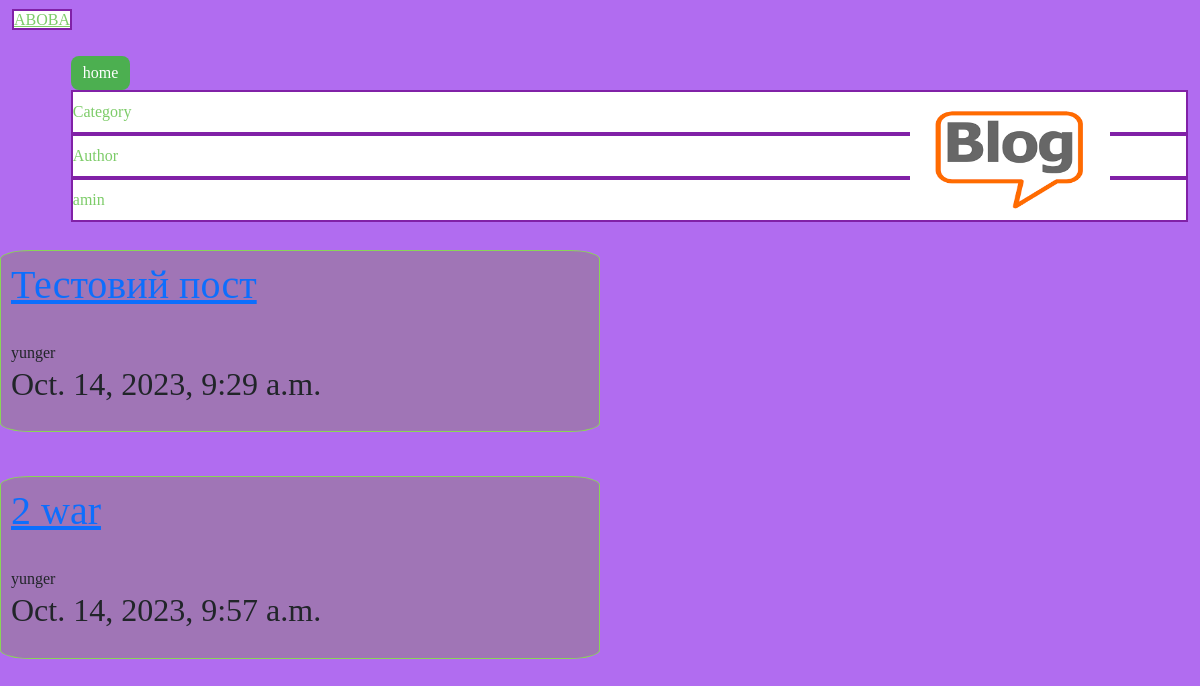
Screenshot of /?category=yunger with the database file from the repository.
### blogapp/models.py (models this page shows)
class Post(models.Model):
    post_header = models.CharField(max_length=50)
    post_text = models.TextField(max_length=500)
    author = models.CharField(max_length=12)
    datetime = models.DateTimeField()
    category =  models.ForeignKey(Category, on_delete=models.SET_DEFAULT, default='no category')
    image = models.ImageField(upload_to="images/", default=None, null=True)
    def get_absolute_url(self):
        return reverse("post-details", args=[str(self.id)])

class Category(models.Model):
    canegory_name = models.TextField(max_length=25)

### blogapp/views.py (the view)
# urls.py: path('', view=views.index, name="home"),
def index(req):
    post_list = Post.objects.all()
    if req.GET.get("author", False):
        author = req.GET.get("author", False)
        post_list = Post.objects.filter(author__exact=author)
    if req.GET.get("category", False):
        category = req.GET.get("category", False)
        post_list = Post.objects.filter(category__canegory_name=category)
    return render(req, "blogapp/index.html", context={"posts": post_list})

### templates/blogapp/index.html
{% extends "layout.html" %}
{% block content %}
{% load static %}
<img class="logo" src="{% static 'images/logo.png' %}" alt="not found">
{% for p in posts %}
    <div class="blog_post">
        <h1><a href="{{p.get_absolute_url}}">{{p.post_header}} </a></h1>
        <br>
        {{p.category.canegory_name}}
        <br>
        <h2 class="date">{{p.datetime}}<h2>
    </div>
    <br>
{% endfor %}
{% endblock content %}

### static/styles/style.css (style rules this page uses)
body { background-color: rgba(162, 80, 238, 0.836); font-family: cursive; }
.blog_post { border: 1px solid rgba(134, 231, 69, 0.836); width: 50%; margin-top:20px; padding: 10px; border-radius: 5%; padding-bottom: 20px; background-color: #9f76afe5; }
.logo { width: 200px; height: 100px; margin-top: 10px; margin-left: 10px; position:absolute; top:100px; left:75%; }

### rows the page displays
Post: post_header "Тестовий пост", category.canegory_name "yunger", datetime "Oct. 14, 2023, 9:29 a.m."
Post: post_header "2 war", category.canegory_name "yunger", datetime "Oct. 14, 2023, 9:57 a.m."
